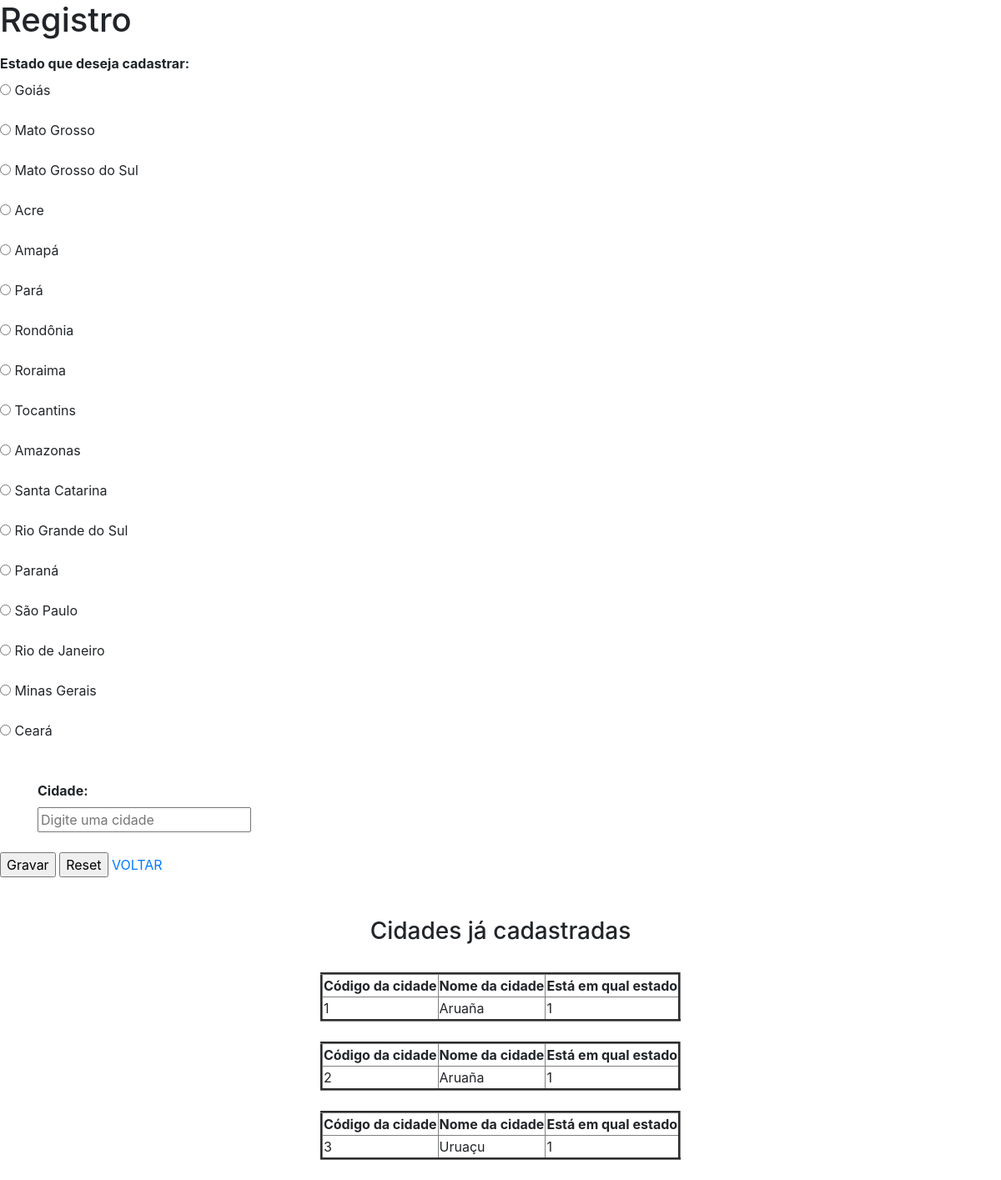
Screenshot of /inserir2.php (signed in) with the database file from the repository.
### tables this page shows
CREATE TABLE `estado` (
  `cd_estado` int(3) UNSIGNED NOT NULL,
  `id_regiao` int(20) UNSIGNED NOT NULL,
  `nm_estado` varchar(200) NOT NULL
);

CREATE TABLE `cidade` (
  `cd_cidade` int(3) UNSIGNED NOT NULL,
  `id_estado` int(20) UNSIGNED NOT NULL,
  `nm_cidade` varchar(20) NOT NULL,
  `id_clima` int(11) UNSIGNED NOT NULL,
  `id_tipo` int(11) UNSIGNED NOT NULL,
  `id_ambiente` int(11) UNSIGNED NOT NULL,
  `id_info` int(11) UNSIGNED NOT NULL
);

### inserir2.php (the view, shortened to what this page needs)
<?php
include 'conexao.php';
include 'header.php';
    $sql3 = "select * from estado";
    if ($result = $mysqli->query($sql3)) {
        echo "<form method='post'>
            <fieldset>
            <legend><h1>Registro</h1></legend>
            <label><b>Estado que deseja cadastrar: </b></label><br>";
        while($obj = $result->fetch_object()){
            echo "<input type='radio' name='estado' value='$obj->cd_estado'> $obj->nm_estado <br><br>";
        }
    }
?>
<!DOCTYPE html>
<html>
<head>
</head>
<body>
    <div class="container">
    <br><label><b>Cidade: </b></label><br>
    <input type="text" name="cidade" placeholder="Digite uma cidade"><br>
    </fieldset>
    <br>
    <input type="submit" value="Gravar">
    <input type="reset" name="Limpar">
    <a href="index.php" name="voltar">VOLTAR</a>
    </form>
    <br><br>
    <?php
        $show = "select * from cidade";
        echo "<center><h3>Cidades já cadastradas</h3></center><br>";
        if ($query = $mysqli->query($show)) {
            while ($dados = $query->fetch_object()) {
                echo "<center><table border='3'><tr><th>Código da cidade</th> <th>Nome da cidade</th> <th>Está em qual estado</th></tr> <tr><td>" . $dados->cd_cidade . "</td>" . "<td>" . $dados->nm_cidade . "<td>" . $dados->id_estado . "</td></tr></table></center><br>";
            }
        }
    ?>
</body>
</html>

### rows the page displays
estado: nm_estado "Goiás"
estado: nm_estado "Mato Grosso"
estado: nm_estado "Mato Grosso do Sul"
estado: nm_estado "Acre"
estado: nm_estado "Amapá"
estado: nm_estado "Pará"
estado: nm_estado "Rondônia"
estado: nm_estado "Roraima"
estado: nm_estado "Tocantins"
estado: nm_estado "Amazonas"
estado: nm_estado "Santa Catarina"
estado: nm_estado "Rio Grande do Sul"
estado: nm_estado "Paraná"
estado: nm_estado "São Paulo"
estado: nm_estado "Rio de Janeiro"
estado: nm_estado "Minas Gerais"
estado: nm_estado "Ceará"
cidade: cd_cidade "1", nm_cidade "Aruaña", id_estado "1"
cidade: cd_cidade "2", nm_cidade "Aruaña", id_estado "1"
cidade: cd_cidade "3", nm_cidade "Uruaçu", id_estado "1"
